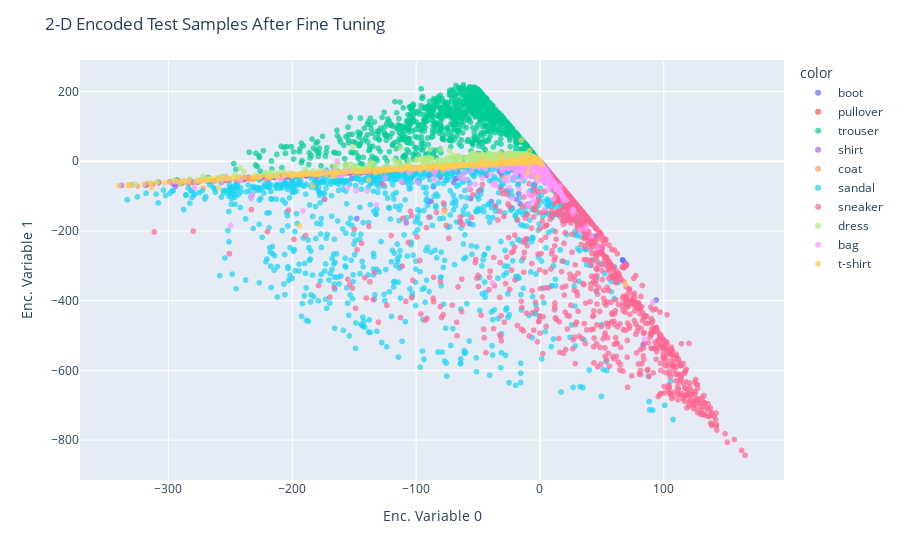

The code cell stored with this chart in its notebook:
### Code cell
## Plot encoded samples after tuning the decoder
fig2 = plot_encoded_samples(test_dataset, device, encoder2, "2-D Encoded Test Samples After Fine Tuning")
fig2.write_image(f"images/encoded2_samples_after.eps")

### Figure 1 — Plotly figure (JSON) as saved in the notebook; plotly's stock layout.template omitted (floating-point values rounded to 4 significant figures; data arrays with more than 128 entries replaced by an {"elided": "..."} marker saying what was removed)
{"data": [{"hovertemplate": "color=boot<br>Enc. Variable 0=%{x}<br>Enc. Variable 1=%{y}<extra></extra>", "legendgroup": "boot", "marker": {"color": "#636efa", "opacity": 0.7, "symbol": "circle"}, "mode": "markers", "name": "boot", "showlegend": true, "type": "scattergl", "x": {"elided": "1000 float values"}, "xaxis": "x", "y": {"elided": "1000 float values"}, "yaxis": "y"}, {"hovertemplate": "color=pullover<br>Enc. Variable 0=%{x}<br>Enc. Variable 1=%{y}<extra></extra>", "legendgroup": "pullover", "marker": {"color": "#EF553B", "opacity": 0.7, "symbol": "circle"}, "mode": "markers", "name": "pullover", "showlegend": true, "type": "scattergl", "x": {"elided": "1000 float values"}, "xaxis": "x", "y": {"elided": "1000 float values"}, "yaxis": "y"}, {"hovertemplate": "color=trouser<br>Enc. Variable 0=%{x}<br>Enc. Variable 1=%{y}<extra></extra>", "legendgroup": "trouser", "marker": {"color": "#00cc96", "opacity": 0.7, "symbol": "circle"}, "mode": "markers", "name": "trouser", "showlegend": true, "type": "scattergl", "x": {"elided": "1000 float values"}, "xaxis": "x", "y": {"elided": "1000 float values"}, "yaxis": "y"}, {"hovertemplate": "color=shirt<br>Enc. Variable 0=%{x}<br>Enc. Variable 1=%{y}<extra></extra>", "legendgroup": "shirt", "marker": {"color": "#ab63fa", "opacity": 0.7, "symbol": "circle"}, "mode": "markers", "name": "shirt", "showlegend": true, "type": "scattergl", "x": {"elided": "1000 float values"}, "xaxis": "x", "y": {"elided": "1000 float values"}, "yaxis": "y"}, {"hovertemplate": "color=coat<br>Enc. Variable 0=%{x}<br>Enc. Variable 1=%{y}<extra></extra>", "legendgroup": "coat", "marker": {"color": "#FFA15A", "opacity": 0.7, "symbol": "circle"}, "mode": "markers", "name": "coat", "showlegend": true, "type": "scattergl", "x": {"elided": "1000 float values"}, "xaxis": "x", "y": {"elided": "1000 float values"}, "yaxis": "y"}, {"hovertemplate": "color=sandal<br>Enc. Variable 0=%{x}<br>Enc. Variable 1=%{y}<extra></extra>", "legendgroup": "sandal", "marker": {"color": "#19d3f3", "opacity": 0.7, "symbol": "circle"}, "mode": "markers", "name": "sandal", "showlegend": true, "type": "scattergl", "x": {"elided": "1000 float values"}, "xaxis": "x", "y": {"elided": "1000 float values"}, "yaxis": "y"}, {"hovertemplate": "color=sneaker<br>Enc. Variable 0=%{x}<br>Enc. Variable 1=%{y}<extra></extra>", "legendgroup": "sneaker", "marker": {"color": "#FF6692", "opacity": 0.7, "symbol": "circle"}, "mode": "markers", "name": "sneaker", "showlegend": true, "type": "scattergl", "x": {"elided": "1000 float values"}, "xaxis": "x", "y": {"elided": "1000 float values"}, "yaxis": "y"}, {"hovertemplate": "color=dress<br>Enc. Variable 0=%{x}<br>Enc. Variable 1=%{y}<extra></extra>", "legendgroup": "dress", "marker": {"color": "#B6E880", "opacity": 0.7, "symbol": "circle"}, "mode": "markers", "name": "dress", "showlegend": true, "type": "scattergl", "x": {"elided": "1000 float values"}, "xaxis": "x", "y": {"elided": "1000 float values"}, "yaxis": "y"}, {"hovertemplate": "color=bag<br>Enc. Variable 0=%{x}<br>Enc. Variable 1=%{y}<extra></extra>", "legendgroup": "bag", "marker": {"color": "#FF97FF", "opacity": 0.7, "symbol": "circle"}, "mode": "markers", "name": "bag", "showlegend": true, "type": "scattergl", "x": {"elided": "1000 float values"}, "xaxis": "x", "y": {"elided": "1000 float values"}, "yaxis": "y"}, {"hovertemplate": "color=t-shirt<br>Enc. Variable 0=%{x}<br>Enc. Variable 1=%{y}<extra></extra>", "legendgroup": "t-shirt", "marker": {"color": "#FECB52", "opacity": 0.7, "symbol": "circle"}, "mode": "markers", "name": "t-shirt", "showlegend": true, "type": "scattergl", "x": {"elided": "1000 float values"}, "xaxis": "x", "y": {"elided": "1000 float values"}, "yaxis": "y"}], "layout": {"legend": {"title": {"text": "color"}, "tracegroupgap": 0}, "margin": {"t": 60}, "title": {"text": "2-D Encoded Test Samples After Fine Tuning"}, "xaxis": {"anchor": "y", "domain": [0, 1], "title": {"text": "Enc. Variable 0"}}, "yaxis": {"anchor": "x", "domain": [0, 1], "title": {"text": "Enc. Variable 1"}}}}
